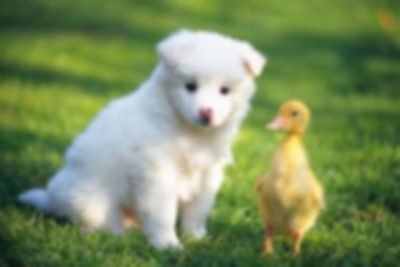
#> input picture img/deblur-4.jpg, 400 x 267 px
$ python enhanceimg.py   (older library calls are emulated)
#> lines starting #> are read from the running program, lines starting #| are printed output that depends on the picture
import cv2
import numpy as np
import matplotlib.pyplot as plt
from numpy.fft import fft2, ifft2, fftshift
import os
from skimage.restoration import richardson_lucy

def resize_image(image, width=None, height=None):
    if width is None and height is None:
        return image
    h, w = image.shape[:2]
    if width is not None and height is not None:
        return cv2.resize(image, (width, height))
    elif width is not None:
        ratio = width / w
        return cv2.resize(image, (width, int(h * ratio)))
    else:
        ratio = height / h
        return cv2.resize(image, (int(w * ratio), height))

def show_comparison(original, enhanced, title1="original_image", title2="after_enhanced"):
    """Show comparison chart"""
    plt.figure(figsize=(12, 6))
    plt.subplot(121)
    plt.imshow(cv2.cvtColor(original, cv2.COLOR_BGR2RGB))
    plt.title(title1)
    plt.axis('off')
    plt.subplot(122)
    plt.imshow(cv2.cvtColor(enhanced, cv2.COLOR_BGR2RGB))
    plt.title(title2)
    plt.axis('off')
    plt.tight_layout()
    plt.show()

def evaluate_quality(image):
    gray = cv2.cvtColor(image, cv2.COLOR_BGR2GRAY)
    laplacian = cv2.Laplacian(gray, cv2.CV_64F)
    score = laplacian.var()  # The larger the variance, the clearer it is.
    return score

def laplacian_enhance(image):
    lap = cv2.Laplacian(image, cv2.CV_64F)
    lap = np.clip(lap, -255, 255).astype(np.int16)
    image_int = image.astype(np.int16)
    enhanced = image_int + lap
    enhanced = np.clip(enhanced, 0, 255).astype(np.uint8)
    return enhanced

def light_sharpen(image):
    blurred = cv2.GaussianBlur(image, (0, 0), sigmaX=1.0)
    sharpened = cv2.addWeighted(image, 1.3, blurred, -0.5, 0)
    return sharpened

def richardson_deblur(image, psf, iterations=10):
    result = np.zeros_like(image)
    for i in range(3):
        result[:, :, i] = richardson_lucy(image[:, :, i], psf, iterations=iterations)
    return np.clip(result * 255, 0, 255).astype(np.uint8)

def clahe_then_sharpen(image, strength=1.8, sigma=1.0):
    lab = cv2.cvtColor(image, cv2.COLOR_BGR2LAB)
    l, a, b = cv2.split(lab)
    clahe = cv2.createCLAHE(clipLimit=2.0, tileGridSize=(8, 8))
    l_eq = clahe.apply(l)
    lab_eq = cv2.merge([l_eq, a, b])
    image_eq = cv2.cvtColor(lab_eq, cv2.COLOR_LAB2BGR)

    blurred = cv2.GaussianBlur(image_eq, (0, 0), sigma)
    sharpened = cv2.addWeighted(image_eq, 1 + strength, blurred, -strength, 0)
    return np.clip(sharpened, 0, 255).astype(np.uint8)

def edge_weighted_unsharp(image, strength=1.5, sigma=1.0):
    gray = cv2.cvtColor(image, cv2.COLOR_BGR2GRAY)
    edges = cv2.Laplacian(gray, cv2.CV_32F, ksize=3)
    edge_mask = np.abs(edges) / 255.0
    edge_mask = np.clip(edge_mask, 0.3, 1.0)
    blurred = cv2.GaussianBlur(image, (0, 0), sigma)
    detail = image.astype(np.float32) - blurred.astype(np.float32)
    enhanced = image.astype(np.float32) + detail * strength * edge_mask[..., np.newaxis]
    return np.clip(enhanced, 0, 255).astype(np.uint8)

def strong_unsharp_masking(image, sigma, strength, iterations, edge_boost, edge_weight):
    """Enhanced unsharp masking, using multiple iterations to enhance the effect"""

    result = image.copy()
    for _ in range(iterations):
        blurred = cv2.GaussianBlur(result, (0, 0), sigma)
        result = cv2.addWeighted(result, 1.0 + strength, blurred, -strength, 0)
        result = np.clip(result, 0, 255).astype(np.uint8)
    if edge_boost:
        gray = cv2.cvtColor(result, cv2.COLOR_RGB2GRAY if result.shape[2] == 3 else cv2.COLOR_BGR2GRAY)
        edges = cv2.Laplacian(gray, cv2.CV_8U, ksize=3)
        edges_colored = cv2.cvtColor(edges, cv2.COLOR_GRAY2RGB if result.shape[2] == 3 else cv2.COLOR_GRAY2BGR)
        result = cv2.addWeighted(result, 1.0, edges_colored, edge_weight, 0)
        result = np.clip(result, 0, 255).astype(np.uint8)
    return result

def unsharp_in_y_channel(image, sigma=1.0, strength=2.5):
    """Sharpen only the brightness channel to prevent color distortion"""

    yuv = cv2.cvtColor(image, cv2.COLOR_BGR2YCrCb)
    y, cr, cb = cv2.split(yuv)
    blurred_y = cv2.GaussianBlur(y, (0, 0), sigma)
    sharpened_y = cv2.addWeighted(y, 1.0 + strength, blurred_y, -strength, 0)
    sharpened_y = np.clip(sharpened_y, 0, 255).astype(np.uint8)
    merged = cv2.merge([sharpened_y, cr, cb])
    return cv2.cvtColor(merged, cv2.COLOR_YCrCb2BGR)

def multiscale_unsharp(image, sigmas=[1.0, 2.0, 3.0], strength=1.0):
    image_f = image.astype(np.float32)
    sharpened = image_f.copy()
    for sigma in sigmas:
        blur = cv2.GaussianBlur(image_f, (0, 0), sigma)
        detail = image_f - blur
        sharpened += strength * detail
    return np.clip(sharpened, 0, 255).astype(np.uint8)

def adaptive_unsharp_masking(image, kernel_size=5, strength=1.8):
    """Adaptive unsharp masking, adjusting parameters based on local contrast"""

    result = np.zeros_like(image)
    mean, stddev = cv2.meanStdDev(image)
    for i in range(3):
        blurred = cv2.GaussianBlur(image[:,:,i], (kernel_size, kernel_size), 0)
        detail = image[:,:,i].astype(np.float32) - blurred.astype(np.float32)
        local_strength = strength * (0.5 + stddev[i]/128 + 0.5 * (1 - mean[i]/255))
        result[:,:,i] = np.clip(image[:,:,i] + local_strength * detail, 0, 255).astype(np.uint8)
    return result

def motion_deblur(image, angle, strength):
    """Construct motion blur kernel and perform Wiener deconvolution"""

    def motion_kernel(length, angle):
        kernel = np.zeros((length, length), dtype=np.float32)
        cv2.line(kernel, (0, length // 2), (length - 1, length // 2), 1, thickness=1)
        kernel = cv2.warpAffine(kernel, cv2.getRotationMatrix2D((length / 2, length / 2), angle, 1.0),
                                (length, length))
        kernel /= np.sum(kernel)
        return kernel

    kernel = motion_kernel(strength, angle)
    result = np.zeros_like(image)
    kernel = motion_kernel(strength, angle)
    for i in range(3):
        result[:, :, i] = wiener_deconv(image[:, :, i], kernel, 0.01)
    return result

def wiener_deconv(image, kernel, noise_power):

    def _deconv_channel(img, kernel):
        img = img.astype(np.float32) / 255.0
        h, w = img.shape
        kh, kw = kernel.shape
        psf = np.zeros((h, w), dtype=np.float32)
        psf[:kh, :kw] = kernel
        psf = np.roll(psf, -kh // 2, axis=0)
        psf = np.roll(psf, -kw // 2, axis=1)
        img_fft = np.fft.fft2(img)
        psf_fft = np.fft.fft2(psf)
        psf_fft_conj = np.conj(psf_fft)
        result_fft = img_fft * psf_fft_conj / (np.abs(psf_fft)**2 + noise_power)
        result = np.real(np.fft.ifft2(result_fft))
        result = np.clip(result * 255, 0, 255).astype(np.uint8)
        output = cv2.GaussianBlur(result, (3, 3), 0.5)
        output = cv2.edgePreservingFilter(output, flags=1, sigma_s=60, sigma_r=0.3)
        return output

    if image.ndim == 3 and image.shape[2] == 3:
        return np.dstack([_deconv_channel(image[:, :, i], kernel) for i in range(3)])
    else:
        return _deconv_channel(image, kernel)

def fake_hdr_enhance(image):
    lab = cv2.cvtColor(image, cv2.COLOR_BGR2LAB)
    l, a, b = cv2.split(lab)
    clahe = cv2.createCLAHE(clipLimit=2.5, tileGridSize=(8, 8))
    l_eq = clahe.apply(l)
    gamma_corrected = np.power(l_eq / 255.0, 1.2) * 255
    l_final = np.clip(gamma_corrected, 0, 255).astype(np.uint8)
    merged = cv2.merge([l_final, a, b])
    return cv2.cvtColor(merged, cv2.COLOR_LAB2BGR)

def enhance_image_quality(image, methods=None):
    """
    综合图像增强方法：可选 Unsharp、Adaptive、Wiener、Motion Deblur 等。
    """
    if methods is None:
        methods = ['all']

    results = {}
    base_image = image.copy()
    results['original'] = base_image

    # -------------------- Unsharp Masking --------------------
    if 'unsharp' in methods or 'all' in methods:
        results['unsharp'] = strong_unsharp_masking(
            base_image, sigma=1, strength=2, iterations=2,
            edge_boost=True, edge_weight=0.3
        )

    # -------------------- Adaptive Unsharp --------------------
    if 'adaptive' in methods or 'all' in methods:
        results['adaptive'] = adaptive_unsharp_masking(
            base_image, kernel_size=5, strength=2.0
        )

    # -------------------- multiscale Unsharp --------------------
    if 'multiscale' in methods or 'all' in methods:
        results['multiscale'] = multiscale_unsharp(
            base_image, sigmas=[1.0, 2.0, 3.0], strength=1.2
        )

    if 'fake_hdr' in methods or 'all' in methods:
        results['fake_hdr'] = fake_hdr_enhance(image)

    # -------------------- Wiener Deconvolution --------------------
    if 'wiener_deconv' in methods or 'all' in methods:
        preprocessed = clahe_then_sharpen(base_image)
        preprocessed = laplacian_enhance(preprocessed)
        kernel = np.ones((5, 5), dtype=np.float32)
        kernel /= kernel.sum()
        results['wiener_deconv'] = wiener_deconv(
            preprocessed, kernel=kernel, noise_power=0.08
        )

    # -------------------- Motion Deblur --------------------
    def smart_motion_deblur(image, angle, strength):
        deblur = motion_deblur(image, angle=angle, strength=strength)
        final = light_sharpen(deblur)
        return final

    if 'motion_deblur' in methods or 'all' in methods:
        results['motion_30'] = smart_motion_deblur(base_image, angle=30, strength=15)
        results['motion_60'] = smart_motion_deblur(base_image, angle=60, strength=15)
        results['motion_90'] = smart_motion_deblur(base_image, angle=90, strength=3)

    return results

def process_image(image, output_folder=None):
    """Process a single image and display/save the result"""
    if output_folder is not None and not os.path.exists(output_folder):
        os.makedirs(output_folder)
    if image is None:
        print(f"Unable to read image:{image_path}")
        return
    results = enhance_image_quality(image)
    for method, result in results.items():
        if method == 'original':
            continue
        # save results
        if output_folder is not None:
            base_name = os.path.basename(image_path)
            name, ext = os.path.splitext(base_name)
            output_path = os.path.join(output_folder, f"{name}_{method}{ext}")
            cv2.imwrite(output_path, result)
            print(f"Saved: {output_path}")
    scores = {}
    for method, result in results.items():
        if method == 'original':
            continue
        score = evaluate_quality(result)
        scores[method] = score
        print(f"{method} clarity score:  {score:.3f}")

    best_method = max(scores, key=scores.get)
    best_result = results[best_method]
    print(f"\nThe best enhancement methods are:{best_method}(Highest clarity score)")

    show_comparison(image, best_result, "original_image", f"{best_method}")

    if output_folder is not None:
        base_name = os.path.basename(image_path)
        name, ext = os.path.splitext(base_name)
        output_path = os.path.join(output_folder, f"{name}_{best_method}{ext}")
        cv2.imwrite(output_path, best_result)
        print(f"Best images saved:{output_path}")


if __name__ == "__main__":
    image_path =  "./img/deblur-4.jpg"
    output_folder = "enhanced_results"
    image = cv2.imread(image_path)
#> image is the input picture: shape (267, 400, 3); mean B, G, R 92.8, 140, 120.1
    width = None
    height = None
    image = resize_image(image, width, height)
    process_image(image, output_folder)
#> in strong_unsharp_masking, `gray = cv2.cvtColor(result, cv2.COLOR_RGB2GRAY if result.shape[2] == 3..`:
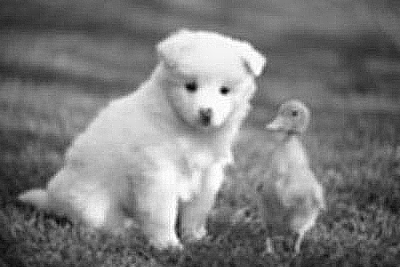
#> gray: shape (267, 400); min 0, max 255, mean 123.6
#> in strong_unsharp_masking, `edges = cv2.Laplacian(gray, cv2.CV_8U, ksize=3)`:
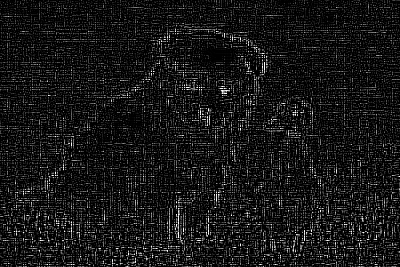
#> edges: shape (267, 400); min 0, max 255, mean 22.8
#> in adaptive_unsharp_masking, `mean, stddev = cv2.meanStdDev(image)`: mean = [92.83, 140, 120.1]; stddev = [65.25, 47.82, 58.86]
#> the loop in adaptive_unsharp_masking, `for i in range(3):` made 3 passes
#> local_strength on passes 1 to 3: [2.66], [2.2], [2.45]
#> pass 1, in adaptive_unsharp_masking, `detail = image[:,:,i].astype(np.float32) - blurred.astype(np.float32)`:
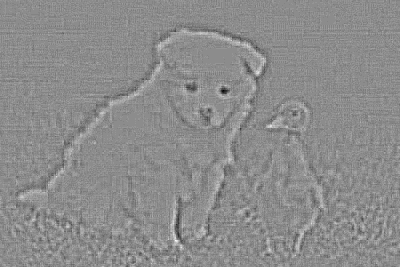
#> detail: shape (267, 400) float32; min -16, max 13, mean -0.00261; drawn with min black and max white
#> after the loop in multiscale_unsharp, `for sigma in sigmas:`:
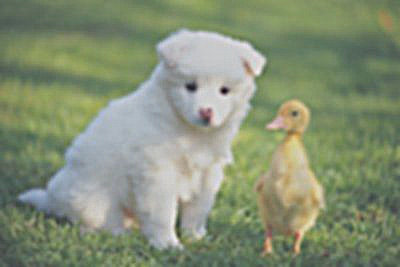
#> sharpened: shape (267, 400, 3) float32; mean B, G, R 92.8, 140, 120.1; drawn with min black and max white
#> in fake_hdr_enhance, `lab = cv2.cvtColor(image, cv2.COLOR_BGR2LAB)`: lab: shape (267, 400, 3); mean of channels 0, 1, 2 141.1, 112.8, 151
#> in fake_hdr_enhance, `l, a, b = cv2.split(lab)`:
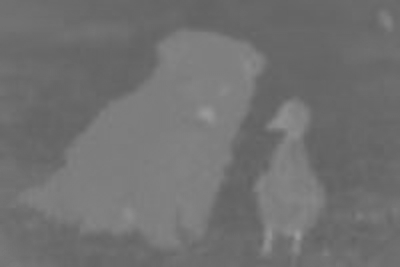
#> a: shape (267, 400); min 97, max 154, mean 112.8
#> in fake_hdr_enhance, `merged = cv2.merge([l_final, a, b])`: merged: shape (267, 400, 3); mean of channels 0, 1, 2 122.4, 112.8, 151
#> in clahe_then_sharpen, `lab_eq = cv2.merge([l_eq, a, b])`: lab_eq: shape (267, 400, 3); mean of channels 0, 1, 2 137.2, 112.8, 151
#> in _deconv_channel, `output = cv2.edgePreservingFilter(output, flags=1, sigma_s=60, sigma_r..`:
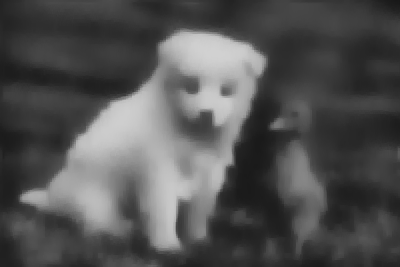
#> output: shape (267, 400); min 24, max 209, mean 82.5
#> in _deconv_channel (call 2), `result = np.clip(result * 255, 0, 255).astype(np.uint8)`:
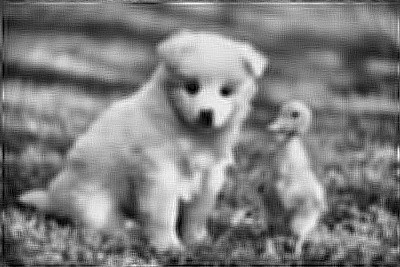
#> result: shape (267, 400); min 0, max 255, mean 125.9
#> in process_image, `results = enhance_image_quality(image)`: results = 9 items
#> the loop in process_image, `for method, result in results.items():` made 9 passes
#> method on passes 1 to 9: 'original', 'unsharp', 'adaptive', 'multiscale', 'fake_hdr', 'wiener_deconv', 'motion_30', 'motion_60', 'motion_90'
#| Saved: enhanced_results/deblur-4_unsharp.jpg
#| Saved: enhanced_results/deblur-4_adaptive.jpg
#| Saved: enhanced_results/deblur-4_multiscale.jpg
#| Saved: enhanced_results/deblur-4_fake_hdr.jpg
#| Saved: enhanced_results/deblur-4_wiener_deconv.jpg
#| Saved: enhanced_results/deblur-4_motion_30.jpg
#| Saved: enhanced_results/deblur-4_motion_60.jpg
#| Saved: enhanced_results/deblur-4_motion_90.jpg
#> the loop in process_image, `for method, result in results.items():` made 9 passes
#> method on passes 2 to 9: 'unsharp', 'adaptive', 'multiscale', 'fake_hdr', 'wiener_deconv', 'motion_30', 'motion_60', 'motion_90'
#| unsharp clarity score:  865.408
#| adaptive clarity score:  81.573
#| multiscale clarity score:  162.179
#| fake_hdr clarity score:  64.288
#| wiener_deconv clarity score:  29.304
#| motion_30 clarity score:  60.228
#| motion_60 clarity score:  41.520
#| motion_90 clarity score:  5.243
#> after the loop in process_image, `for method, result in results.items():`: scores = {'unsharp': 865.4, 'adaptive': 81.57, 'multiscale': 162.2, 'fake_hdr': 64.29, 'wiener_deconv': 29.3, 'motion_30': 60.23, 'motion_60': 41.52, 'motion_90': 5.24}
#> in process_image, `best_method = max(scores, key=scores.get)`: best_method = 'unsharp'
#| The best enhancement methods are:unsharp(Highest clarity score)
#| Best images saved:enhanced_results/deblur-4_unsharp.jpg

$ run again, with img/deblur-1.jpg copied over img/deblur-4.jpg
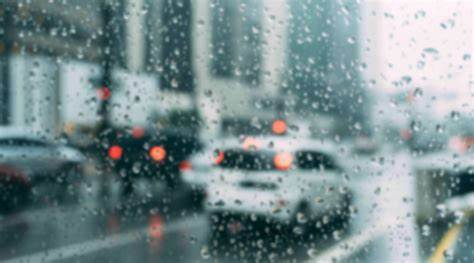
#> input picture img/deblur-1.jpg, 474 x 263 px
#> image is the input picture: shape (263, 474, 3); mean B, G, R 143.4, 141.1, 121.8
#> mean = [143.4, 141.1, 121.8]; stddev = [57.17, 56.4, 64.95]
#> the loop in adaptive_unsharp_masking, `for i in range(3):` made 3 passes
#> local_strength on passes 1 to 3: [2.33], [2.33], [2.54]
#> pass 1, in adaptive_unsharp_masking, `detail = image[:,:,i].astype(np.float32) - blurred.astype(np.float32)`:
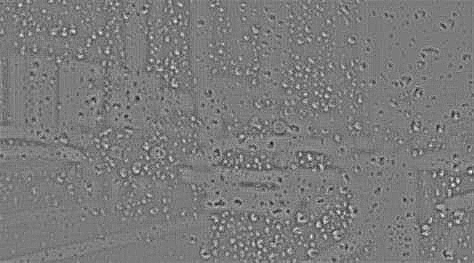
#> detail: shape (263, 474) float32; min -30, max 32, mean 0; drawn with min black and max white
#> lab: shape (263, 474, 3); mean of channels 0, 1, 2 144.2, 121.7, 124.6
#> merged: shape (263, 474, 3); mean of channels 0, 1, 2 129, 121.7, 124.6
#> lab_eq: shape (263, 474, 3); mean of channels 0, 1, 2 143.3, 121.7, 124.6
#> in _deconv_channel, `output = cv2.edgePreservingFilter(output, flags=1, sigma_s=60, sigma_r..`:
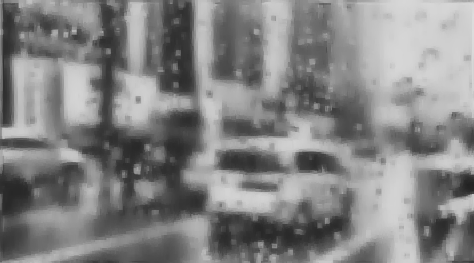
#> output: shape (263, 474); min 34, max 221, mean 131.6
#> results = 9 items
#> the loop in process_image, `for method, result in results.items():` made 9 passes
#> method on passes 1 to 8: 'original', 'unsharp', 'adaptive', 'multiscale', 'fake_hdr', 'wiener_deconv', 'motion_30', 'motion_60'
#> (printed output is left out)
#> the loop in process_image, `for method, result in results.items():` made 9 passes
#> method on passes 2 to 9: 'unsharp', 'adaptive', 'multiscale', 'fake_hdr', 'wiener_deconv', 'motion_30', 'motion_60', 'motion_90'
#> (printed output is left out)
#> after the loop in process_image, `for method, result in results.items():`: scores = {'unsharp': 3040.3, 'adaptive': 691.9, 'multiscale': 1570.8, 'fake_hdr': 444.4, 'wiener_deconv': 134.6, 'motion_30': 279.9, 'motion_60': 294.1, 'motion_90': 88.12}
#> best_method = 'unsharp'
#| The best enhancement methods are:unsharp(Highest clarity score)
#| Best images saved:enhanced_results/deblur-4_unsharp.jpg
